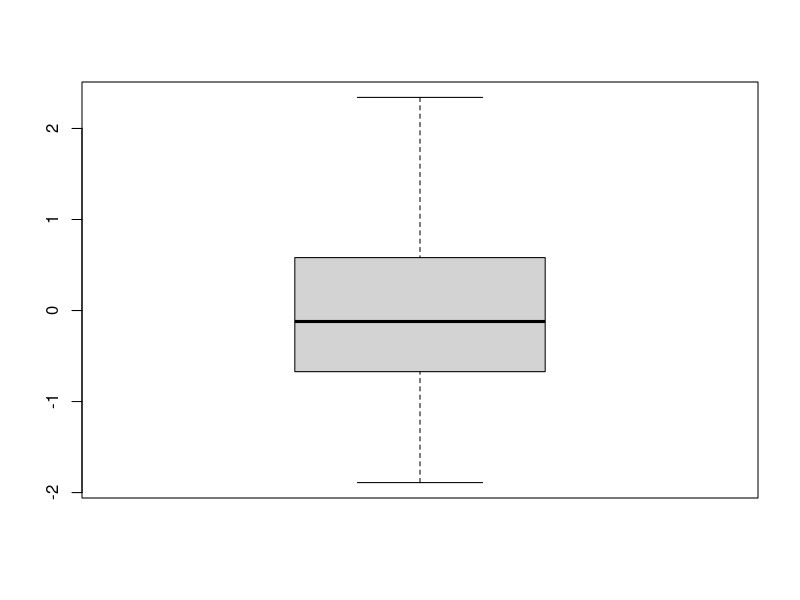
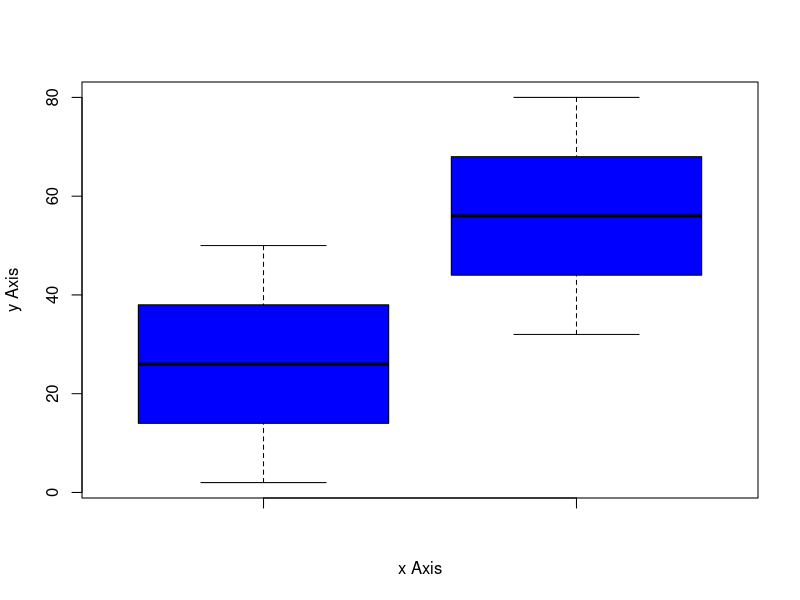
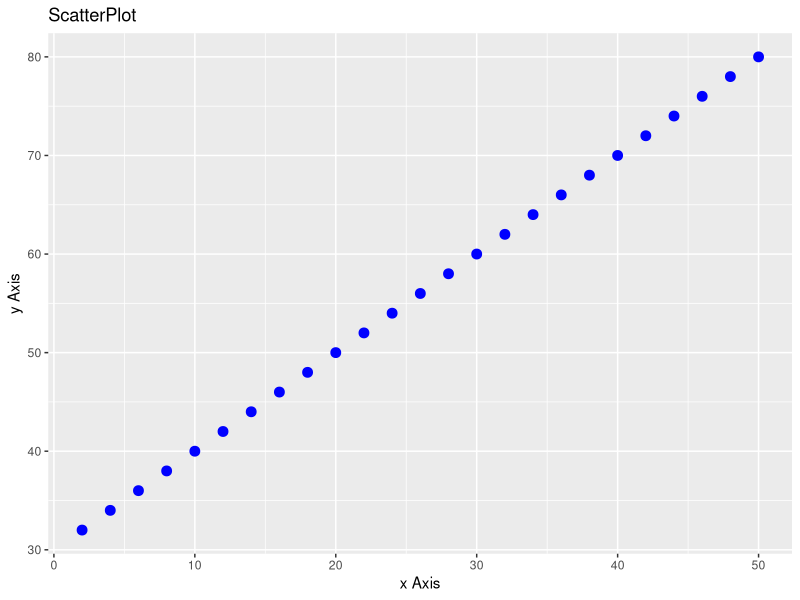

These charts were generated, in order, by the following R code:
install.packages("ggplot2")
library(ggplot2)
x<-rnorm(100,mean=0,sd=1)
x
boxplot(x)

x<-seq(2,50,2)
x
y<-seq(32,80,2)
y
dat<-as.data.frame(cbind(x,y))
dat
boxplot(x,y,xlab= 'x Axis', ylab = 'y Axis', col='blue')
ggplot()+geom_point(data=dat, aes(x=x,y=y),size=3, color="blue")+ ggtitle("ScatterPlot")+labs(x='x Axis', y='y Axis')

